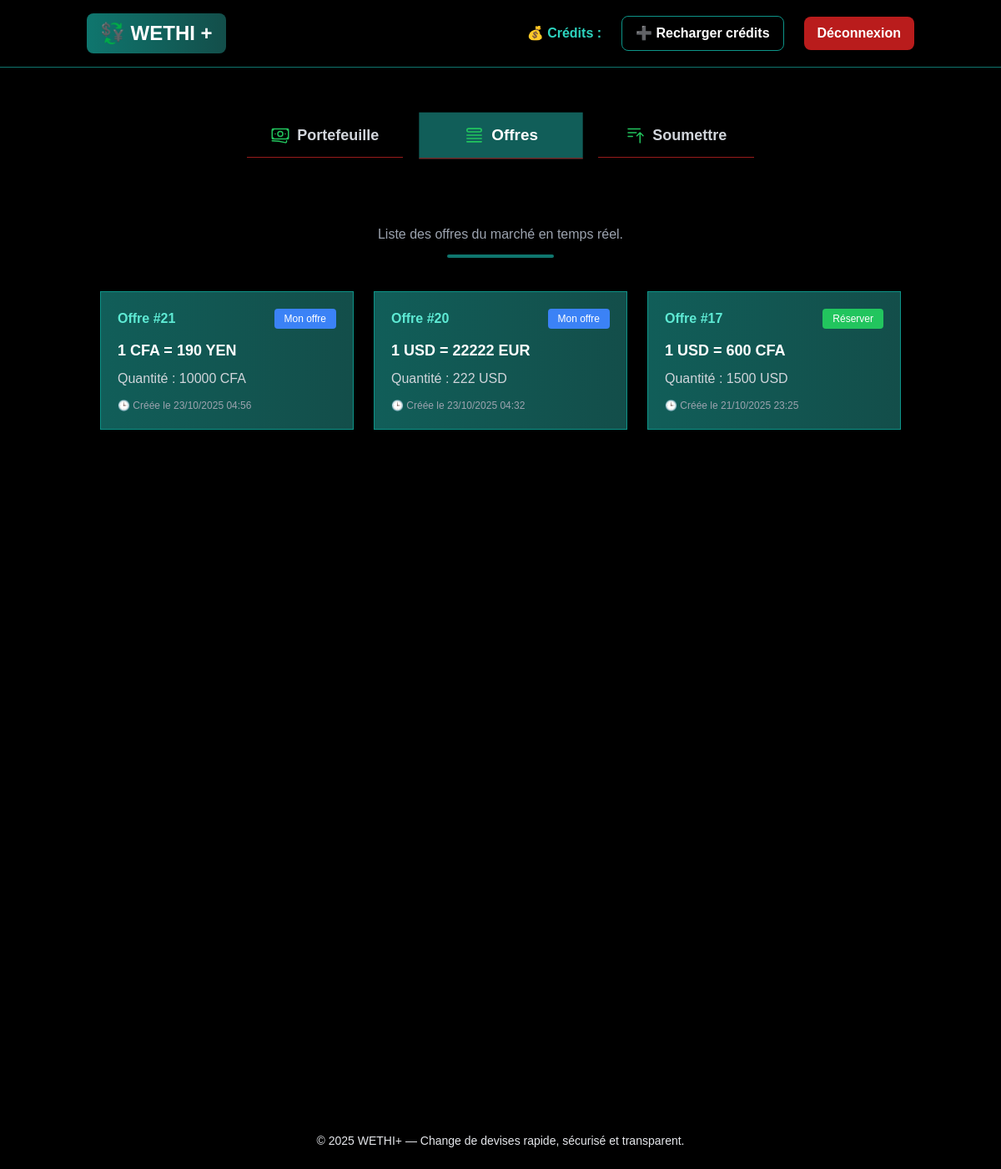
Screenshot of /users/offers/ (signed in) with the database file from the repository.
### users/models.py (models this page shows, shortened)
class Offer(models.Model):
    user = models.ForeignKey(User, on_delete=models.CASCADE, related_name="offers")
    ma_devise = models.CharField(choices=Devise,max_length=5)
    devise_souhaitee = models.CharField(choices=Devise,max_length=5)
    taux_souhaite = models.IntegerField(blank=True)
    quantite = models.IntegerField(blank=True)
    date_creation = models.DateTimeField(auto_now_add=True)
    STATUS_CHOICES = [
        ('disponible', 'Disponible'),
        ('reservee', 'Réservée'),
        ('completee', 'Complétée'),
    ]
    status = models.CharField(max_length=20, choices=STATUS_CHOICES, default='disponible')
    reserved_by = models.ForeignKey(User, on_delete=models.SET_NULL, null=True, blank=True, related_name="reserved_offers")

### users/views.py (the view)
# urls.py: path('offers/', offer_list, name='offer_list'),
def offer_list(request):
    user = request.user
    offers = Offer.objects.filter(status='disponible').order_by('-date_creation')
    return render(request, 'users/offer_list.html', {'offers': offers, 'user':user})

### users/templates/users/offer_list.html
{% extends 'users/base.html' %}
{% block content %}
<section class=" bg-black min-h-screen">
  <div class="max-w-7xl mx-auto">
    <div class="text-center mb-10">
        <p class="text-gray-400">Liste des offres du marché en temps réel.</p>
        <div class="bg-teal-700 h-1 w-32 mx-auto mt-3 rounded-full"></div>
    </div>
    <div class="grid gap-6 sm:grid-cols-2 lg:grid-cols-3">
      {% for offer in offers %}
      <div class="block bg-gradient-to-r from-teal-800 to-teal-900 border border-teal-600 shadow-lg hover:shadow-[#14b8a6]/40 p-5 transition transform hover:-translate-y-1 hover:scale-[1.02] duration-300 ease-in-out">
        <div class="flex justify-between items-center mb-3">
          <span class="text-teal-300 font-semibold">Offre #{{ offer.id }}</span>
          {% if user.is_authenticated and user.type == 'cambiste' and offer.user != user %}
            <a href="{% url 'reserve_offer' offer.id %}"
               class="bg-green-500 hover:bg-orange-700 text-white text-xs px-3 py-1 rounded transition">
              Réserver
            </a>
          {% endif %}
            {% if offer.user == user %}
                <p
               class="bg-blue-500  hover:bg-blue-500 text-white text-xs px-3 py-1 rounded transition">
              Mon offre
            </p>
              {% endif %}
        </div>
        <h3 class="text-lg font-bold text-white">
          1 {{ offer.ma_devise }} = {{ offer.taux_souhaite }} {{ offer.devise_souhaitee }}
        </h3>
        <p class="text-gray-300 mt-2">Quantité : {{ offer.quantite }} {{ offer.ma_devise }}</p>
        <p class="text-gray-400 text-xs mt-3">🕒 Créée le {{ offer.date_creation|date:"d/m/Y H:i" }}</p>
      </div>
      {% empty %}
      <p class="text-gray-500 text-center col-span-full mt-6">🚫 Aucune offre disponible pour le moment.</p>
      {% endfor %}
    </div>
  </div>
</section>
{% endblock %}

### rows the page displays
Offer: id "21", shows "Mon offre", ma_devise "CFA", taux_souhaite "190", devise_souhaitee "YEN", quantite "10000", date_creation "23/10/2025 04:56"
Offer: id "20", shows "Mon offre", ma_devise "USD", taux_souhaite "22222", devise_souhaitee "EUR", quantite "222", date_creation "23/10/2025 04:32"
Offer: id "17", shows "Réserver", ma_devise "USD", taux_souhaite "600", devise_souhaitee "CFA", quantite "1500", date_creation "21/10/2025 23:25"
